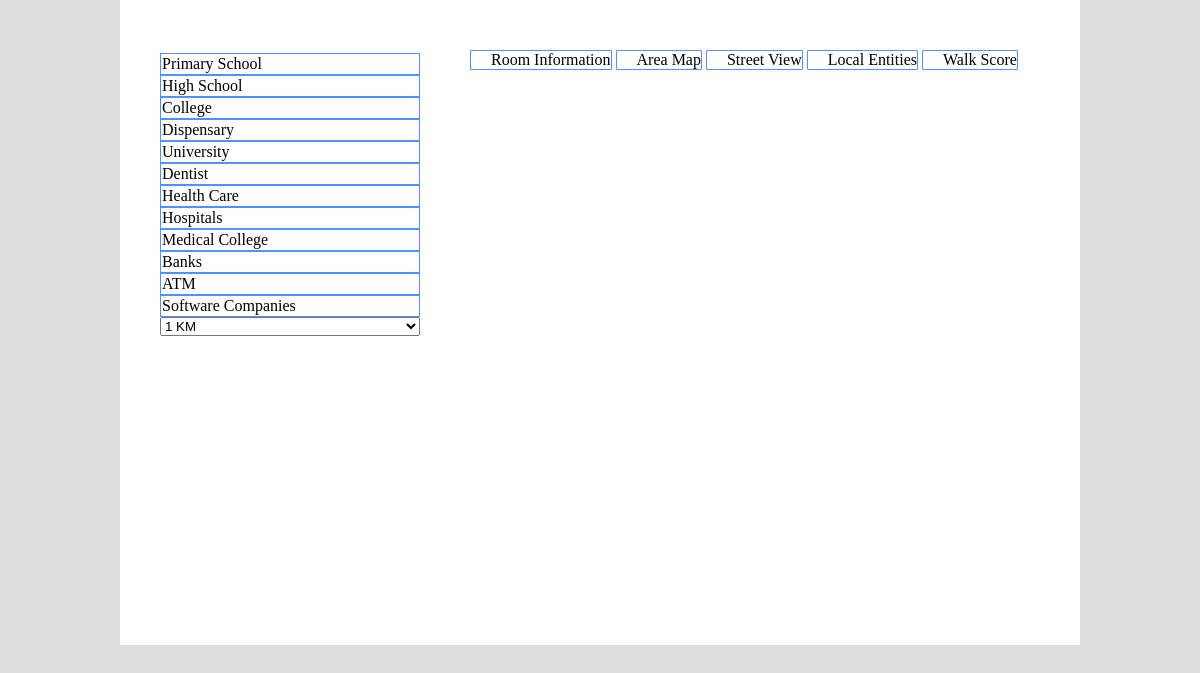
The page /custom_google_map/finallProject/public/map.php on the database its author committed.
### tables this page shows
CREATE TABLE IF NOT EXISTS `tbl_marker_type` (
  `type` int(3) NOT NULL AUTO_INCREMENT,
  `type_name` varchar(50) NOT NULL,
  PRIMARY KEY (`type`)
);

### custom_google_map/finallProject/public/map.php (the view, shortened to what this page needs)
<!DOCTYPE html>
<html>
<head>
    <link href="mapstyle.css" type="text/css" rel="stylesheet"/>
</head>
<body>
<div id ='wrapper'>
    <div class="menu-list">
        <ul>
            <li>Room Information </li>
            <li>Area Map </li>
            <li>Street View </li>
            <li>Local Entities </li>
            <li>Walk Score </li>
        </ul>
    </div>
    <div id ='selector-type'>
        <ul >
            <?php
            $sqlQuery ="SELECT * FROM `tbl_marker_type`";
            $result= mysql_query($sqlQuery);
            while($row =mysql_fetch_array($result))
            {
                $value =$row['type'];
                echo"<li class ='$value' onclick='getID(this)'>".$row['type_name']. "</li>";
            }
            ?>
        </ul>
        <select onchange="method()">
            <option value="1">1 KM</option>
        </select>
    </div>
    <div id="google_map"></div>
</div>
</body>
</html>

### custom_google_map/finallProject/public/mapstyle.css (style rules this page uses)
* { margin: 0; padding: 0 auto }
body { display: block; background:#DDDDDD }
#wrapper { width: 960px;margin:0 auto; padding: 0; background-color: #ffffff }
#google_map { width: 660px; height: 575px; }
.menu-list ul { padding-left: 350px; padding-top: 50px; }
.menu-list li { padding-left: 20px;list-style: none; display: inline-block;border: 1px solid #4d90fe; border-radius: 1px }
#selector-type { float: left; width: 300px; height: 500px; margin-top: -17px; }
#selector-type ul li { list-style: none; padding: 1px; border: 1px solid #4d90fe }
#selector-type select { margin-left: 40px;width: 260px }

### rows shown on the page
tbl_marker_type: type_name "Primary School"
tbl_marker_type: type_name "High School"
tbl_marker_type: type_name "College"
tbl_marker_type: type_name "Dispensary"
tbl_marker_type: type_name "University"
tbl_marker_type: type_name "Dentist"
tbl_marker_type: type_name "Health Care"
tbl_marker_type: type_name "Hospitals"
tbl_marker_type: type_name "Medical College"
tbl_marker_type: type_name "Banks"
tbl_marker_type: type_name "ATM"
tbl_marker_type: type_name "Software Companies"
